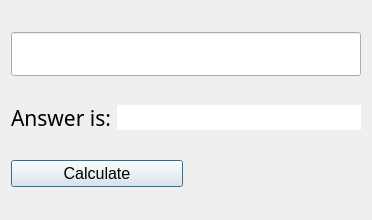
<?xml version="1.0" encoding="UTF-8"?>
<ui version="4.0">
 <class>Dialog</class>
 <widget class="QDialog" name="Dialog">
  <property name="geometry">
   <rect>
    <x>0</x>
    <y>0</y>
    <width>372</width>
    <height>220</height>
   </rect>
  </property>
  <property name="windowTitle">
   <string>Dialog</string>
  </property>
  <layout class="QGridLayout" name="gridLayout">
   <item row="4" column="0" colspan="2">
    <layout class="QHBoxLayout" name="horizontalLayout">
     <item>
      <widget class="QLabel" name="label">
       <property name="font">
        <font>
         <family>Noto Serif Yezidi</family>
         <pointsize>16</pointsize>
        </font>
       </property>
       <property name="text">
        <string>Answer is:</string>
       </property>
      </widget>
     </item>
     <item>
      <widget class="QLineEdit" name="wromv_2">
       <property name="font">
        <font>
         <pointsize>12</pointsize>
        </font>
       </property>
       <property name="frame">
        <bool>false</bool>
       </property>
       <property name="readOnly">
        <bool>true</bool>
       </property>
      </widget>
     </item>
    </layout>
   </item>
   <item row="0" column="0" colspan="2">
    <widget class="QLineEdit" name="wromv">
     <property name="sizeIncrement">
      <size>
       <width>699</width>
       <height>600</height>
      </size>
     </property>
     <property name="baseSize">
      <size>
       <width>1000</width>
       <height>399</height>
      </size>
     </property>
     <property name="font">
      <font>
       <pointsize>23</pointsize>
      </font>
     </property>
     <property name="clearButtonEnabled">
      <bool>false</bool>
     </property>
    </widget>
   </item>
   <item row="5" column="0">
    <widget class="QPushButton" name="sgmush">
     <property name="font">
      <font>
       <pointsize>12</pointsize>
      </font>
     </property>
     <property name="text">
      <string>Calculate</string>
     </property>
     <property name="icon">
      <iconset theme="battery"/>
     </property>
     <property name="checkable">
      <bool>false</bool>
     </property>
     <property name="default">
      <bool>true</bool>
     </property>
    </widget>
   </item>
  </layout>
 </widget>
 <resources/>
 <connections/>
</ui>
